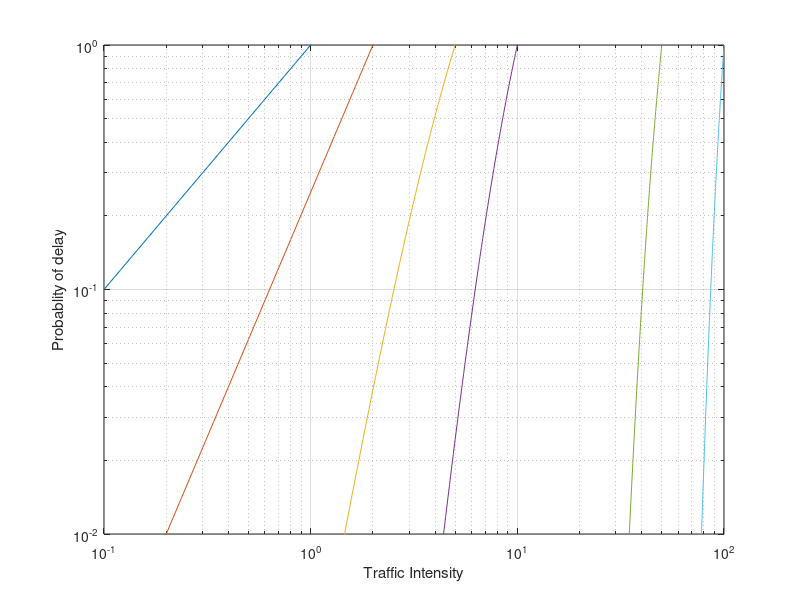

Write the MATLAB code that produced this figure.
#Probablity of delay
clc;
clear all;
close all;
A=0.1:0.1:100;
D=0
for C=[1,2,5,10,50,100]
  a=(A.^C);
  for K=0:1:C-1;
    D=D+((A.^K)/(factorial(K)));
  endfor
  B=(A.^C)+((factorial(C)).*(1-(A/C)).*D);
  Pr=a./B;
  loglog(A,Pr);
  hold on;
  grid on;
  axis([0.1 100 0.01 1])
 endfor
xlabel("Traffic Intensity");
ylabel("Probablity of delay");
